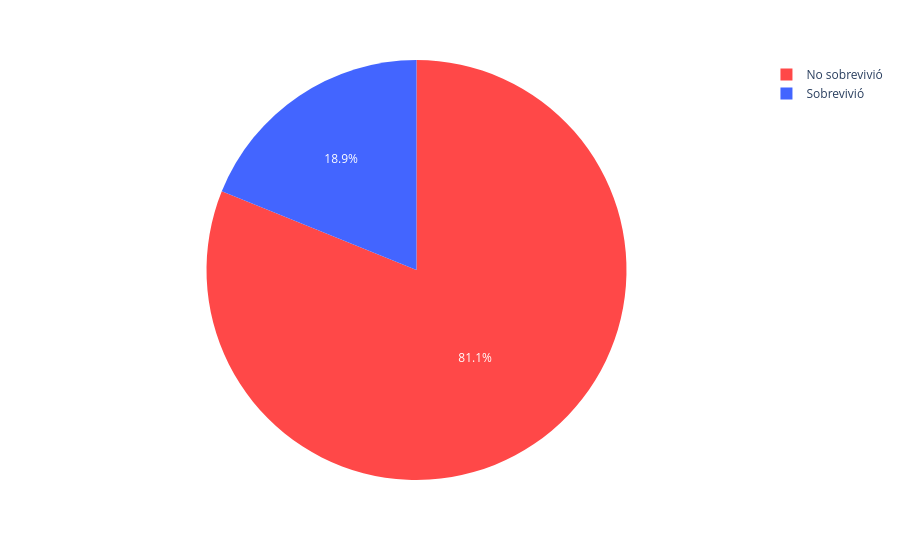

Notebook source saved alongside this figure:
### Markdown cell above
2.2 Gráfico de sobrevivientes hombres

### Code cell
fig_pie_sobrevivientes_hombres = px.pie(
    cuenta_sobrevivientes_hombres,
    values='count',
    names='Sobreviviente',
    color='Sobreviviente',
    color_discrete_map=mapeo_colores
)

fig_pie_sobrevivientes_hombres.show()

### Figure 1 — Plotly figure (JSON) as saved in the notebook; plotly's stock layout.template omitted (floating-point values rounded to 4 significant figures)
{"data": [{"customdata": [["No sobrevivió"], ["Sobrevivió"]], "domain": {"x": [0, 1], "y": [0, 1]}, "hovertemplate": "Sobreviviente=%{customdata[0]}<br>count=%{value}<extra></extra>", "labels": ["No sobrevivió", "Sobrevivió"], "legendgroup": "", "marker": {"colors": ["#ff4848", "#4365ff"]}, "name": "", "showlegend": true, "type": "pie", "values": [468, 109]}], "layout": {"legend": {"tracegroupgap": 0}, "margin": {"t": 60}}}
